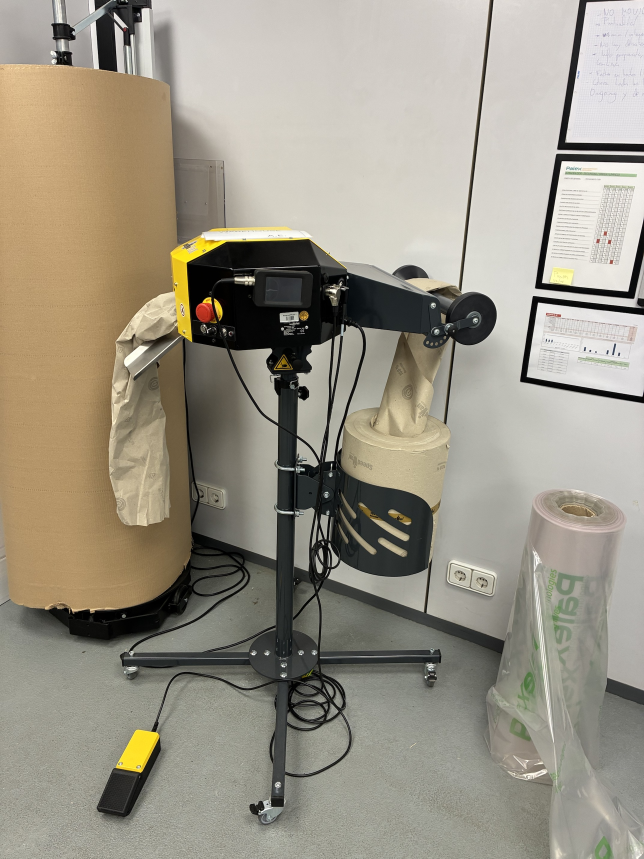
#> input picture catalogo-productos/fotos-originales/foto-01.jpg, 1932 x 2576 px (shown at 1/3 size)
$ python -i estudio.py   (imports and definitions only)
#> lines starting #> are read from the running program, lines starting #| are printed output that depends on the picture
#> further down, picture is the input picture: PIL image 1932x2576 RGB; mean R, G, B 154.9, 148.7, 134.1
"""
Fotos de producto en versión estudio: producto aislado sobre blanco, con sombra de apoyo.

  python3 catalogo-productos/estudio.py

Parte de los recortes sin fondo (.sin-fondo/, generados por preparar-imagenes.py) y aplica:
  - limpieza: elimina restos sueltos alrededor del producto;
  - retoques manuales (RETOQUES) para productos tapados por otros en la foto;
  - composición sobre blanco con sombra de contacto -> img/<id>-estudio.jpg (sin transparencia).
"""
import os, sys
import numpy as np
from PIL import Image, ImageFilter, ImageOps, ImageEnhance
from scipy import ndimage

HERE = os.path.dirname(os.path.abspath(__file__))
sys.path.insert(0, HERE)
from recortes import CROPS  # noqa: E402

ORIG = os.path.join(HERE, 'fotos-originales')
SRC = os.path.join(HERE, '.sin-fondo')
OUT = os.path.join(HERE, 'img')
BG = (255, 255, 255)


def photo(n):
    return ImageOps.exif_transpose(Image.open(f'{ORIG}/foto-{n:02d}.jpg')).convert('RGB')


# [25 lines left out: functions view_box, enhance, clean, not called in this run]


# — Retoques manuales (coordenadas sobre recortes de la vista 1500x2000) —
def caja_frio():
    # Cara impresa de la caja (la caja está tapada arriba y abajo en la foto)
    return view_box(4, (280 + 180 * 1500 / 1932, 105 * 1500 / 1932, 280 + 1030 * 1500 / 1932, 575 * 1500 / 1932)).convert('RGBA')


def caja_iso():
    return view_box(7, (240 + 40 * 1500 / 1932, 540 + 100 * 1500 / 1932, 240 + 1190 * 1500 / 1932, 540 + 420 * 1500 / 1932)).convert('RGBA')


# [22 lines left out: function rollo_etiquetas, not called in this run]


RETOQUES = {'caja-frio-azul': caja_frio, 'caja-isotermica': caja_iso, 'etiquetas-termicas': rollo_etiquetas}
OMITIR = {'sobres-docs', 'caja-perf-mano', 'caja-hu-tapa', 'clip'}


def studio(im, flat=False):
    """Compone sobre blanco con sombra de contacto (o sombra suave para piezas planas)."""
#> called with flat = False
    im.thumbnail((1150, 1150), Image.LANCZOS)  # lienzo final <= 1400 px: no se recomprime en el PDF
    w, h = im.size
#> w = 862; h = 1150
    pad = int(max(w, h) * 0.08)
#> pad = 92
    W, H = w + pad * 2, h + pad * 2 + int(h * 0.06)
#> W = 1046; H = 1403
    canvas = Image.new('RGBA', (W, H), BG + (255,))
#> canvas: PIL image 1046x1403 RGBA; every value is 255
    sh = Image.new('L', (W, H), 0)
#> sh: PIL image 1046x1403 L; every value is 0
    if flat:
        sh.paste(im.getchannel('A').point(lambda v: int(v * 0.22)), (pad + int(pad * 0.25), pad + int(pad * 0.35)))
        sh = sh.filter(ImageFilter.GaussianBlur(pad * 0.3))
    else:
        # Sombra de apoyo: elipse bajo la base del producto + sombra difusa
        from PIL import ImageDraw
        d = ImageDraw.Draw(sh)
        base_y = pad + h
#> base_y = 1242
        d.ellipse([pad + w * 0.06, base_y - h * 0.035, pad + w * 0.94, base_y + h * 0.045], fill=70)
        sh = sh.filter(ImageFilter.GaussianBlur(max(6, h * 0.022)))
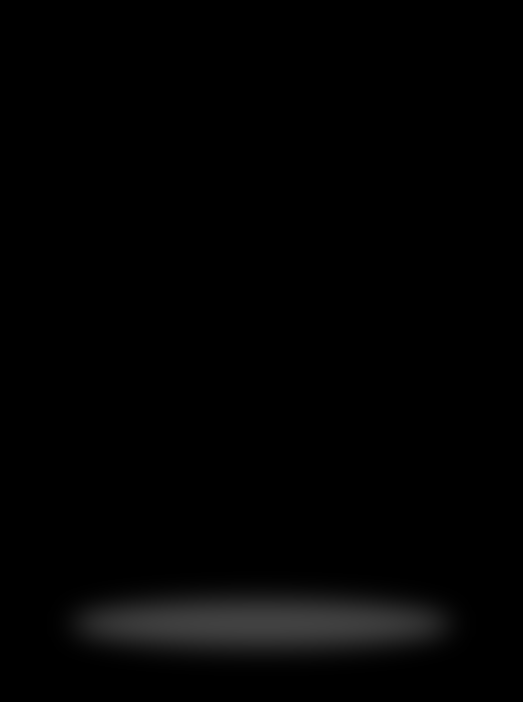
#> sh: PIL image 1046x1403 L (shown at 1/2 size); min 0, max 65, mean 2.7
        soft = Image.new('L', (W, H), 0)
#> (the run stopped early here; a loop or call above may not have finished)
